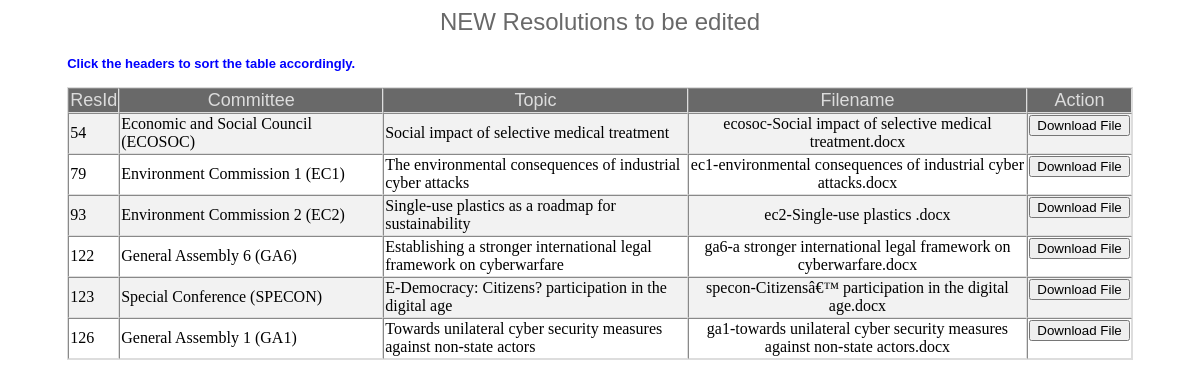
/EditorViewScreen.php, run on the app's committed database.
### tables this page shows
CREATE TABLE `resolutions` (
  `id` int(10) NOT NULL,
  `committee` varchar(50) NOT NULL,
  `topic` varchar(270) NOT NULL,
  `username` varchar(15) NOT NULL,
  `fullname` varchar(35) NOT NULL,
  `position` varchar(25) NOT NULL,
  `resolution_filename` varchar(80) NOT NULL,
  `status` varchar(20) NOT NULL,
  `editor` varchar(35) NOT NULL,
  `approver` varchar(30) NOT NULL
);

### EditorViewScreen.php (the view, shortened to what this page needs)
<?php
$url = $_SERVER['REQUEST_URI'];
$findeq   = '=';
$pos = strpos($url, $findeq);
$found_id = substr($url, $pos+1);
$cnx = mysqli_connect("localhost", "root", "", "cgsmun_db");
$sql_new_files= "SELECT `id`, `committee`, `topic`, `resolution_filename`, `status` FROM resolutions ORDER BY `id`";
$result= mysqli_query($cnx, $sql_new_files)
or die("SELECT Error: ".mysqli_error($cnx));
print "<table id='editorstbl' border=1>\n";
echo "<tr>\n";
echo "<th onclick='sortTable(0)'>ResId</th>";
echo "<th style='width:260px' onclick='sortTable(1)'>Committee</th>";
echo "<th onclick='sortTable(2)'>Topic</th>";
echo "<th onclick='sortTable(3)'>Filename</th>";
echo "<th>Action</th>";
echo "</tr>\n";
while ($row = mysqli_fetch_array($result)){
    if ($row['status'] == "new"){
$resolution_id_value = $row['id'];
$committeevalue=$row['committee'];
$topicvalue= $row['topic'];
$files_field= $row['resolution_filename'];
echo "<tr>\n";
echo "<td>$resolution_id_value</td>";
echo "<td>$committeevalue</td>";
echo "<td>$topicvalue</td>";
echo "<td><div align=center>$files_field</div></td>";
echo "<td><div align=center><form action='EditorProcessView.php?id=$resolution_id_value&$found_id' method='post' enctype='multipart/form-data'><input type='submit' name='submit' value='Download File'/></form></div></td>";
echo "</tr>\n";
}
}
?>
<!DOCTYPE HTML>
<html lang="en">
<head>
    <link rel="stylesheet" type="text/css" href="css/EditorViewScreenStyle.css"/>
</head>
<body>
  <h2>NEW Resolutions to be edited</h2>
  <div class="text"><strong>Click the headers to sort the table accordingly.</strong></div> <p>
  </body>
</html>

### css/EditorViewScreenStyle.css (style rules this page uses)
h2 { text-align: center; font: 24px verdana, sans-serif; color: #696969; }
table { border-spacing: 0; border: 1px solid #ddd; width:90%; margin-left:5%; margin-right:5%; }
th { cursor: pointer; background-color: #696969; color: #DCDCDC; text-align: center; font: 18px "Trebuchet MS", sans-serif; }
td { text-align: left; font: 16px "Trebuchet MS"; }
tr:nth-child(even) { background-color: #f2f2f2; }
.text { color: blue; font: 13px "Trebuchet MS", sans-serif; margin-left:5%; }

### data on the page
resolutions: id "54", committee "Economic and Social Council (ECOSOC)", topic "Social impact of selective medical treatment", resolution_filename "ecosoc-Social impact of selective medical treatment.docx"
resolutions: id "79", committee "Environment Commission 1 (EC1)", topic "The environmental consequences of industrial cyber attacks", resolution_filename "ec1-environmental consequences of industrial cyber attacks.docx"
resolutions: id "93", committee "Environment Commission 2 (EC2)", topic "Single-use plastics as a roadmap for sustainability", resolution_filename "ec2-Single-use plastics .docx"
resolutions: id "122", committee "General Assembly 6 (GA6)", topic "Establishing a stronger international legal framework on cyberwarfare", resolution_filename "ga6-a stronger international legal framework on cyberwarfare.docx"
resolutions: id "123", committee "Special Conference (SPECON)", topic "E-Democracy: Citizens? participation in the digital age", resolution_filename "specon-Citizensâ€™ participation in the digital age.docx"
resolutions: id "126", committee "General Assembly 1 (GA1)", topic "Towards unilateral cyber security measures against non-state actors", resolution_filename "ga1-towards unilateral cyber security measures against non-state actors.docx"
